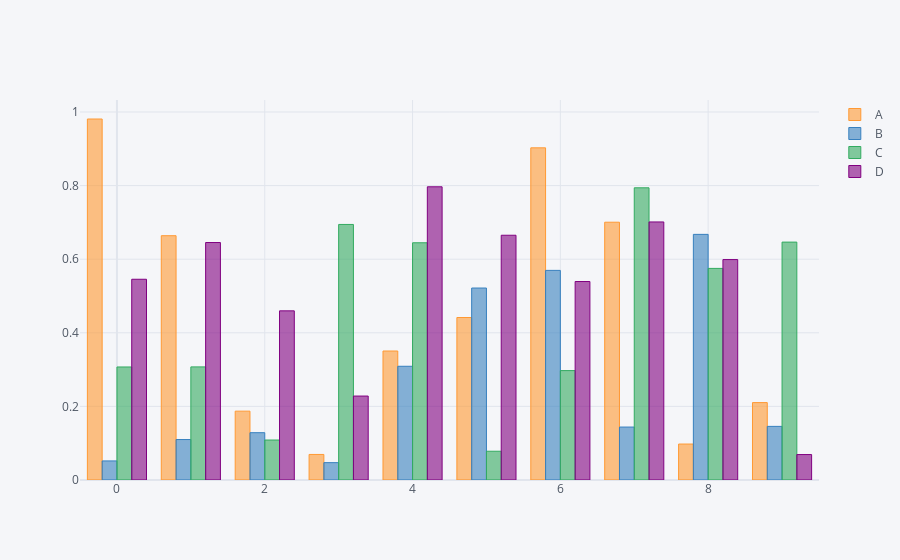

The cell this chart's notebook holds for it:
### Markdown cell above
## 1-4-2 bar chart , mode = group

### Code cell
df.iplot(kind='bar', barmode = "group")

### Figure 1 — Plotly figure (JSON) as saved in the notebook; plotly's stock layout.template omitted (floating-point values rounded to 4 significant figures)
{"data": [{"marker": {"color": "rgba(255, 153, 51, 0.6)", "line": {"color": "rgba(255, 153, 51, 1.0)", "width": 1}}, "name": "A", "orientation": "v", "text": "", "type": "bar", "x": [0, 1, 2, 3, 4, 5, 6, 7, 8, 9], "y": [0.981, 0.6638, 0.1871, 0.06945, 0.3505, 0.4416, 0.9026, 0.7005, 0.09772, 0.2103]}, {"marker": {"color": "rgba(55, 128, 191, 0.6)", "line": {"color": "rgba(55, 128, 191, 1.0)", "width": 1}}, "name": "B", "orientation": "v", "text": "", "type": "bar", "x": [0, 1, 2, 3, 4, 5, 6, 7, 8, 9], "y": [0.05183, 0.11, 0.1286, 0.04713, 0.309, 0.5217, 0.5696, 0.1439, 0.6674, 0.1457]}, {"marker": {"color": "rgba(50, 171, 96, 0.6)", "line": {"color": "rgba(50, 171, 96, 1.0)", "width": 1}}, "name": "C", "orientation": "v", "text": "", "type": "bar", "x": [0, 1, 2, 3, 4, 5, 6, 7, 8, 9], "y": [0.3071, 0.3074, 0.1086, 0.6944, 0.6446, 0.07817, 0.2973, 0.794, 0.575, 0.6464]}, {"marker": {"color": "rgba(128, 0, 128, 0.6)", "line": {"color": "rgba(128, 0, 128, 1.0)", "width": 1}}, "name": "D", "orientation": "v", "text": "", "type": "bar", "x": [0, 1, 2, 3, 4, 5, 6, 7, 8, 9], "y": [0.5455, 0.6453, 0.4596, 0.2281, 0.7968, 0.6651, 0.5393, 0.7012, 0.599, 0.06916]}], "layout": {"barmode": "group", "legend": {"bgcolor": "#F5F6F9", "font": {"color": "#4D5663"}}, "paper_bgcolor": "#F5F6F9", "plot_bgcolor": "#F5F6F9", "title": {"font": {"color": "#4D5663"}}, "xaxis": {"gridcolor": "#E1E5ED", "showgrid": true, "tickfont": {"color": "#4D5663"}, "title": {"font": {"color": "#4D5663"}, "text": ""}, "zerolinecolor": "#E1E5ED"}, "yaxis": {"gridcolor": "#E1E5ED", "showgrid": true, "tickfont": {"color": "#4D5663"}, "title": {"font": {"color": "#4D5663"}, "text": ""}, "zerolinecolor": "#E1E5ED"}}}
